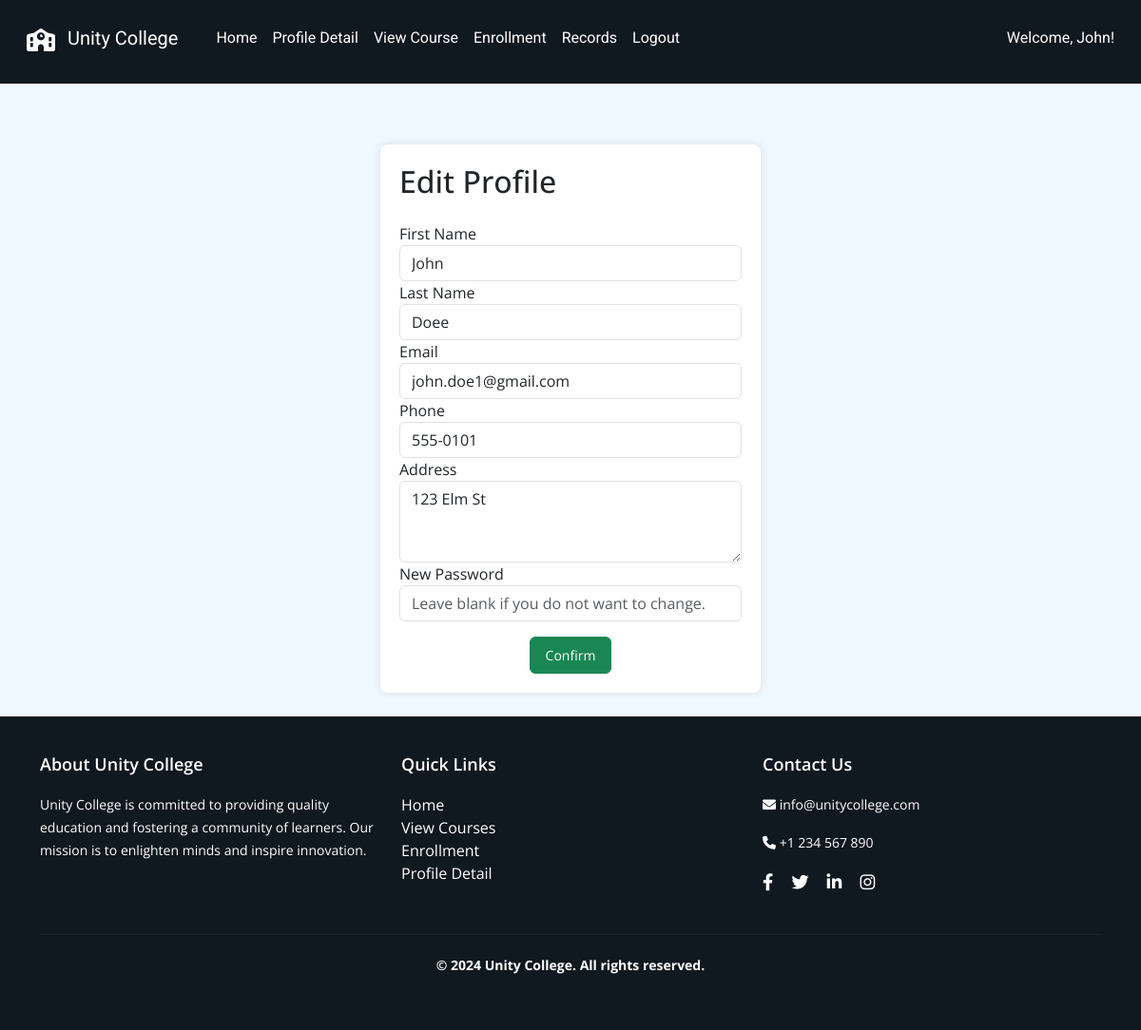
Page /student/profile/edit (signed in) on the earlier database version.
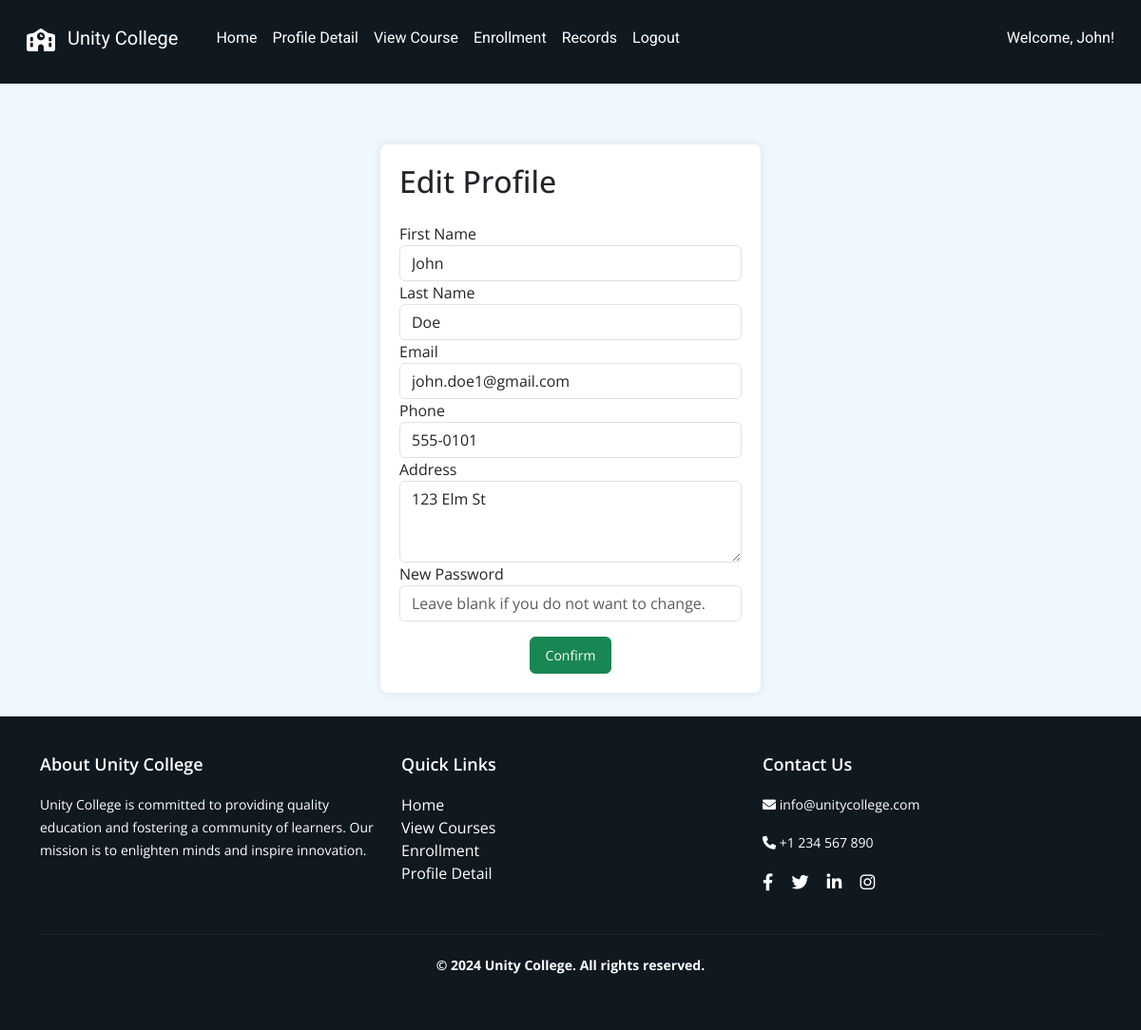
Same page on the later database version.
### tables this page shows
CREATE TABLE "student" (
    "id" INTEGER PRIMARY KEY AUTOINCREMENT,
    "first_name" TEXT NOT NULL,
    "last_name" TEXT NOT NULL,
    "email" TEXT NOT NULL,
    "phone" INTEGER NOT NULL,
    "address" TEXT NOT NULL,
    "password" TEXT NOT NULL
);

### app.py (the view)
@app.route("/student/profile/edit", methods=["GET", "POST"])
def edit_profile():
    if 'username' not in session or session.get('user_type') != 'student':
        return redirect(url_for('student_login'))
    username = session.get('username')
    if request.method == "POST":
        first_name = request.form.get('fname')
        last_name = request.form.get('lname')
        phone = request.form.get('phone')
        email = request.form.get('email')
        address = request.form.get('address')
        password = request.form.get('password')
        if password:
            hashed_password = hashlib.md5(password.encode()).hexdigest()
            query = """
                UPDATE student
                SET first_name = ?, last_name = ?, email = ?, phone = ?, address = ?, password = ?
                WHERE first_name = ?
            """
            args = (first_name, last_name, email, phone, address, hashed_password, username)
        else:
            query = """
                UPDATE student
                SET first_name = ?, last_name = ?, email = ?, phone = ?, address = ?
                WHERE first_name = ?
            """
            args = (first_name, last_name, email, phone, address, username)
        try:
            execute_db(query, args)
            session['username'] = first_name  # Update session with the new name if changed
            return redirect(url_for('view_profile'))
        except Exception as e:
            print(traceback.format_exc())
    else:
        try:
            profile = query_db("SELECT first_name, last_name, email, phone, address FROM student WHERE first_name = ?", (username,), one=True)
            if not profile:
                return redirect(url_for('home'))
        except Exception as e:
            print(traceback.format_exc())
            profile = {}
        return render_template("student/edit_profile.html", profile=profile, username=username)

### dbcontroller.py (called while the page is built)
def query_db(query, args=(), one=False):
    con = sqlite3.connect('advweb.db')
    cur = con.cursor()
    cur.execute(query, args)
    rv = cur.fetchall()
    cur.close()
    con.close()
    return (rv[0] if rv else None) if one else rv

### templates/student/edit_profile.html
{% extends "/student/layout.html" %} {% block content %}
<link rel="stylesheet" href="/static/css/student/editprofile.css" />
<div class="container mt-5">
  <div class="form-container">
    <h2 class="mb-4">Edit Profile</h2>
    <form method="POST" action="{{ url_for('edit_profile') }}">
      <div class="form-group">
        <label for="fname">First Name</label>
        <input
          type="text"
          class="form-control"
          id="fname"
          name="fname"
          value="{{ profile[0] }}"
          required
        />
      </div>
      <div class="form-group">
        <label for="lname">Last Name</label>
        <input
          type="text"
          class="form-control"
          id="lname"
          name="lname"
          value="{{ profile[1] }}"
          required
        />
      </div>
      <div class="form-group">
        <label for="email">Email</label>
        <input
          type="email"
          class="form-control"
          id="email"
          name="email"
          value="{{ profile[2] }}"
          required
        />
      </div>
      <div class="form-group">
        <label for="phone">Phone</label>
        <input
          type="text"
          class="form-control"
          id="phone"
          name="phone"
          value="{{ profile[3] }}"
          required
        />
      </div>
      <div class="form-group">
        <label for="address">Address</label>
        <textarea
          class="form-control"
          id="address"
          name="address"
          rows="3"
          required
        >
{{ profile[4] }}</textarea
        >
      </div>
      <div class="form-group">
        <label for="password">New Password</label>
        <input
          type="password"
          class="form-control"
          id="password"
          name="password"
          placeholder="Leave blank if you do not want to change."
        />
      </div>
      <button type="submit" class="btn btn-success mt-3">Confirm</button>
    </form>
  </div>
</div>
{% endblock %}

### templates/student/layout.html (shortened to what the changed rows need)
<!DOCTYPE html>
<html lang="en">
  <head>
    <link
      href="https://cdn.jsdelivr.net/npm/bootstrap@5.3.0/dist/css/bootstrap.min.css"
      rel="stylesheet"
    />
    <link href="/static/css/student/layout.css" rel="stylesheet" />
    <link
      rel="stylesheet"
      href="https://cdnjs.cloudflare.com/ajax/libs/font-awesome/6.0.0-beta3/css/all.min.css"
    />
  </head>
  <body>
    <nav class="navbar navbar-expand-lg navbar-light navbar-custom">
      <div class="container-fluid">
        <div class="collapse navbar-collapse" id="navbarNav">
          {% if username %}
          <div class="d-flex">
            <span class="navbar-text me-3">Welcome, {{ username }}!</span>
          </div>
          {% endif %}
        </div>
      </div>
    </nav>
    <div class="container mt-4">{% block content %}{% endblock %}</div>
  </body>
</html>

Differences in the rows shown:
changed student "John": lname "Doee" → "Doe"
